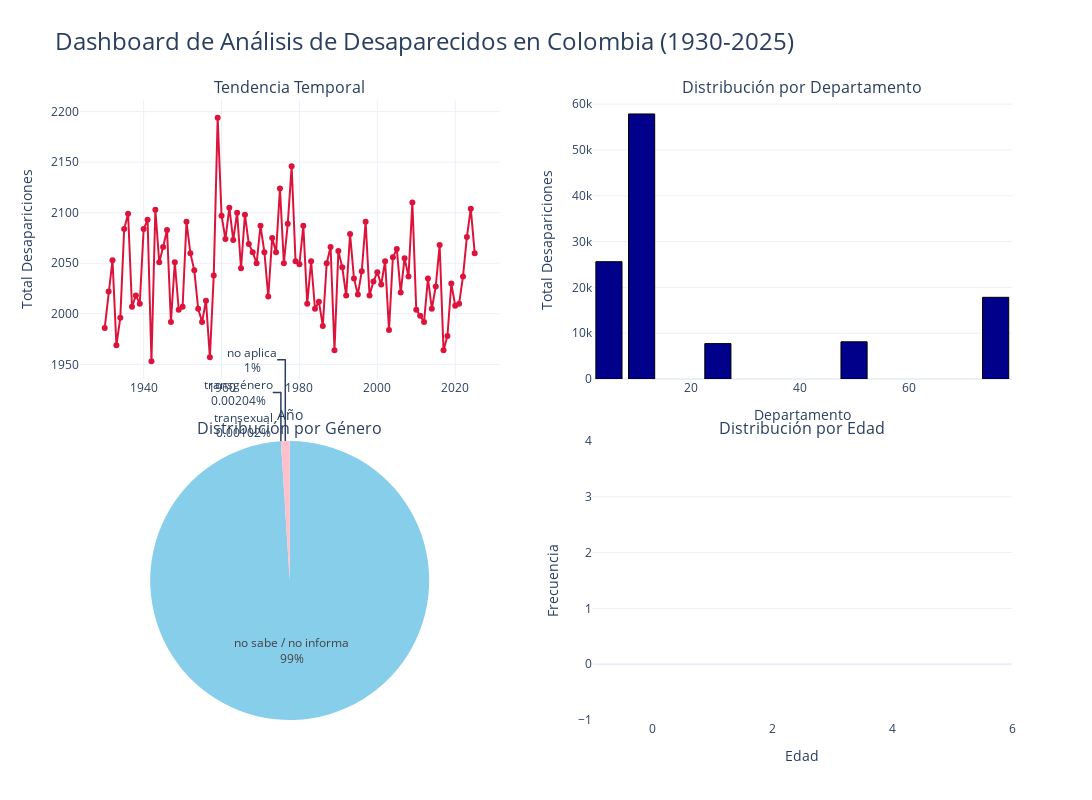

The notebook cell this image was saved under:
### Code cell
# Visualización interactiva multivariable
# Crear un dashboard con múltiples gráficos

# Crear subplots
fig = make_subplots(
    rows=2, cols=2,
    subplot_titles=(
        'Tendencia Temporal', 
        'Distribución por Departamento',
        'Distribución por Género', 
        'Distribución por Edad'
    ),
    specs=[
        [{"type": "scatter"}, {"type": "bar"}],
        [{"type": "pie"}, {"type": "histogram"}]
    ],
    vertical_spacing=0.1,
    horizontal_spacing=0.1
)

# 1. Tendencia Temporal (arriba izquierda)
if 'año' in df_temporal.columns:
    desapariciones_anuales = df_temporal.groupby('año').size().reset_index(name='Total')
    
    fig.add_trace(
        go.Scatter(
            x=desapariciones_anuales['año'], 
            y=desapariciones_anuales['Total'],
            mode='lines+markers',
            name='Desapariciones por Año',
            line=dict(color='crimson', width=2),
            marker=dict(size=6)
        ),
        row=1, col=1
    )

# 2. Top 5 Departamentos (arriba derecha)
if col_departamento:
    top_deptos = df_limpio[col_departamento].value_counts().nlargest(5)
    
    fig.add_trace(
        go.Bar(
            x=top_deptos.index, 
            y=top_deptos.values,
            marker=dict(color='darkblue', line=dict(color='black', width=1)),
            name='Top Departamentos'
        ),
        row=1, col=2
    )

# 3. Distribución por Género (abajo izquierda)
if col_genero:
    generos = df_limpio[col_genero].value_counts()
    
    fig.add_trace(
        go.Pie(
            labels=generos.index, 
            values=generos.values,
            name='Distribución por Género',
            marker=dict(colors=['skyblue', 'pink', 'lightgreen']),
            textinfo='percent+label'
        ),
        row=2, col=1
    )

# 4. Histograma de Edad (abajo derecha)
if col_edad:
    edades_validas = df_limpio[(df_limpio[col_edad] > 0) & (df_limpio[col_edad] < 120)][col_edad]
    
    fig.add_trace(
        go.Histogram(
            x=edades_validas,
            nbinsx=20,
            marker=dict(color='darkorange', line=dict(color='black', width=1)),
            name='Distribución por Edad'
        ),
        row=2, col=2
    )

# Actualizar el diseño general
fig.update_layout(
    title_text='Dashboard de Análisis de Desaparecidos en Colombia (1930-2025)',
    title_font_size=24,
    showlegend=False,
    height=800,
    width=1200,
    template='plotly_white'
)

# Actualizar los ejes
fig.update_xaxes(title_text='Año', row=1, col=1)
fig.update_yaxes(title_text='Total Desapariciones', row=1, col=1)

fig.update_xaxes(title_text='Departamento', row=1, col=2)
fig.update_yaxes(title_text='Total Desapariciones', row=1, col=2)

fig.update_xaxes(title_text='Edad', row=2, col=2)
fig.update_yaxes(title_text='Frecuencia', row=2, col=2)

# Mostrar el dashboard
fig.show()

### Figure 1 — Plotly figure (JSON) as saved in the notebook; plotly's stock layout.template omitted (floating-point values rounded to 4 significant figures)
{"data": [{"line": {"color": "crimson", "width": 2}, "marker": {"size": 6}, "mode": "lines+markers", "name": "Desapariciones por Año", "type": "scatter", "x": [1930, 1931, 1932, 1933, 1934, 1935, 1936, 1937, 1938, 1939, 1940, 1941, 1942, 1943, 1944, 1945, 1946, 1947, 1948, 1949, 1950, 1951, 1952, 1953, 1954, 1955, 1956, 1957, 1958, 1959, 1960, 1961, 1962, 1963, 1964, 1965, 1966, 1967, 1968, 1969, 1970, 1971, 1972, 1973, 1974, 1975, 1976, 1977, 1978, 1979, 1980, 1981, 1982, 1983, 1984, 1985, 1986, 1987, 1988, 1989, 1990, 1991, 1992, 1993, 1994, 1995, 1996, 1997, 1998, 1999, 2000, 2001, 2002, 2003, 2004, 2005, 2006, 2007, 2008, 2009, 2010, 2011, 2012, 2013, 2014, 2015, 2016, 2017, 2018, 2019, 2020, 2021, 2022, 2023, 2024, 2025], "xaxis": "x", "y": [1986, 2022, 2053, 1969, 1996, 2084, 2099, 2007, 2018, 2010, 2084, 2093, 1953, 2103, 2051, 2066, 2083, 1992, 2051, 2004, 2007, 2091, 2060, 2043, 2005, 1992, 2013, 1957, 2038, 2194, 2097, 2074, 2105, 2073, 2100, 2045, 2098, 2069, 2061, 2050, 2087, 2061, 2017, 2075, 2061, 2124, 2050, 2089, 2146, 2052, 2049, 2087, 2010, 2052, 2005, 2012, 1988, 2050, 2066, 1964, 2062, 2046, 2018, 2079, 2035, 2019, 2042, 2091, 2018, 2032, 2041, 2029, 2052, 1984, 2056, 2064, 2021, 2055, 2037, 2110, 2004, 1998, 1992, 2035, 2005, 2027, 2068, 1964, 1978, 2030, 2008, 2010, 2037, 2076, 2104, 2060], "yaxis": "y"}, {"marker": {"color": "darkblue", "line": {"color": "black", "width": 1}}, "name": "Top Departamentos", "type": "bar", "x": [11.0, 5.0, 76.0, 50.0, 25.0], "xaxis": "x2", "y": [57868, 25613, 17832, 8121, 7726], "yaxis": "y2"}, {"domain": {"x": [0, 0.45], "y": [0, 0.45]}, "labels": ["no sabe / no informa", "no aplica", "transgénero", "transexual"], "marker": {"colors": ["skyblue", "pink", "lightgreen"]}, "name": "Distribución por Género", "textinfo": "percent+label", "type": "pie", "values": [194250, 1972, 4, 2]}, {"marker": {"color": "darkorange", "line": {"color": "black", "width": 1}}, "name": "Distribución por Edad", "nbinsx": 20, "type": "histogram", "x": [], "xaxis": "x3", "yaxis": "y3"}], "layout": {"annotations": [{"font": {"size": 16}, "showarrow": false, "text": "Tendencia Temporal", "x": 0.225, "xanchor": "center", "xref": "paper", "y": 1, "yanchor": "bottom", "yref": "paper"}, {"font": {"size": 16}, "showarrow": false, "text": "Distribución por Departamento", "x": 0.775, "xanchor": "center", "xref": "paper", "y": 1, "yanchor": "bottom", "yref": "paper"}, {"font": {"size": 16}, "showarrow": false, "text": "Distribución por Género", "x": 0.225, "xanchor": "center", "xref": "paper", "y": 0.45, "yanchor": "bottom", "yref": "paper"}, {"font": {"size": 16}, "showarrow": false, "text": "Distribución por Edad", "x": 0.775, "xanchor": "center", "xref": "paper", "y": 0.45, "yanchor": "bottom", "yref": "paper"}], "height": 800, "showlegend": false, "title": {"font": {"size": 24}, "text": "Dashboard de Análisis de Desaparecidos en Colombia (1930-2025)"}, "width": 1200, "xaxis": {"anchor": "y", "domain": [0, 0.45], "title": {"text": "Año"}}, "xaxis2": {"anchor": "y2", "domain": [0.55, 1], "title": {"text": "Departamento"}}, "xaxis3": {"anchor": "y3", "domain": [0.55, 1], "title": {"text": "Edad"}}, "yaxis": {"anchor": "x", "domain": [0.55, 1], "title": {"text": "Total Desapariciones"}}, "yaxis2": {"anchor": "x2", "domain": [0.55, 1], "title": {"text": "Total Desapariciones"}}, "yaxis3": {"anchor": "x3", "domain": [0, 0.45], "title": {"text": "Frecuencia"}}}}
